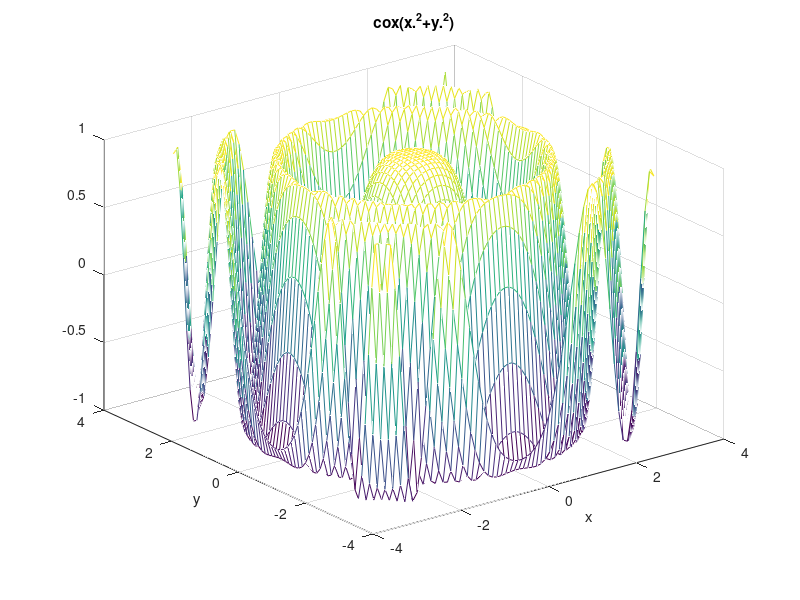

Write the MATLAB code that produced this figure.
x=-pi:0.1:pi;y=x;
[X,Y]=meshgrid(x,y);
z=cos(X.^2+Y.^2);
mesh(x,y,z);
title('cox(x.^2+y.^2)');
xlabel('x');ylabel('y');
